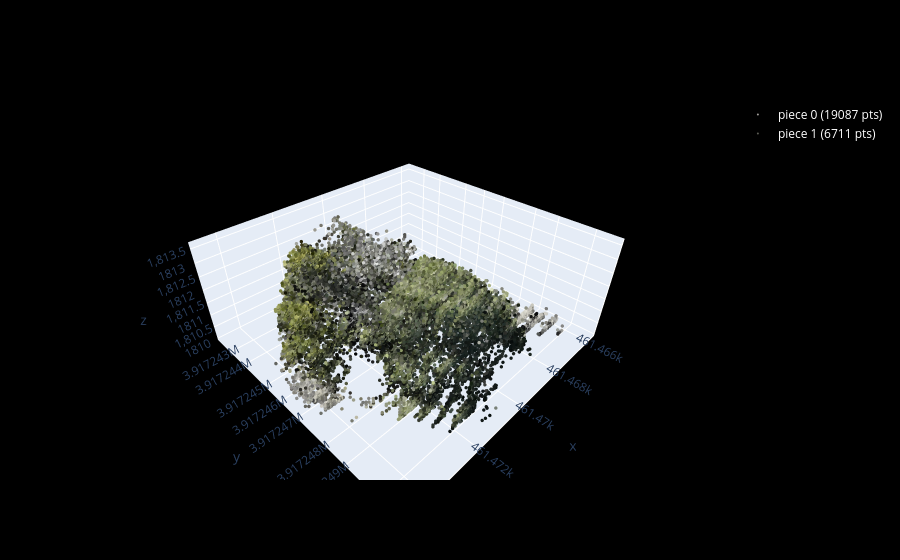

Notebook code for this chart:
### Code cell
#draw a multimatch cluster
draw_multimatch(int(folders[0].split("_")[0]), point_size=2)

### Figure 1 — Plotly figure (JSON) as saved in the notebook; plotly's stock layout.template omitted (floating-point values rounded to 4 significant figures; data arrays with more than 128 entries replaced by an {"elided": "..."} marker saying what was removed)
{"data": [{"marker": {"color": {"elided": "19087 str values"}, "size": 2}, "mode": "markers", "name": "piece 0 (19087 pts)", "type": "scatter3d", "x": {"elided": "19087 float values"}, "y": {"elided": "19087 float values"}, "z": {"elided": "19087 float values"}}, {"marker": {"color": {"elided": "6711 str values"}, "size": 2}, "mode": "markers", "name": "piece 1 (6711 pts)", "type": "scatter3d", "x": {"elided": "6711 float values"}, "y": {"elided": "6711 float values"}, "z": {"elided": "6711 float values"}}], "layout": {"legend": {"font": {"color": "white"}}, "paper_bgcolor": "black", "scene": {"aspectmode": "data", "bgcolor": "black"}}}
